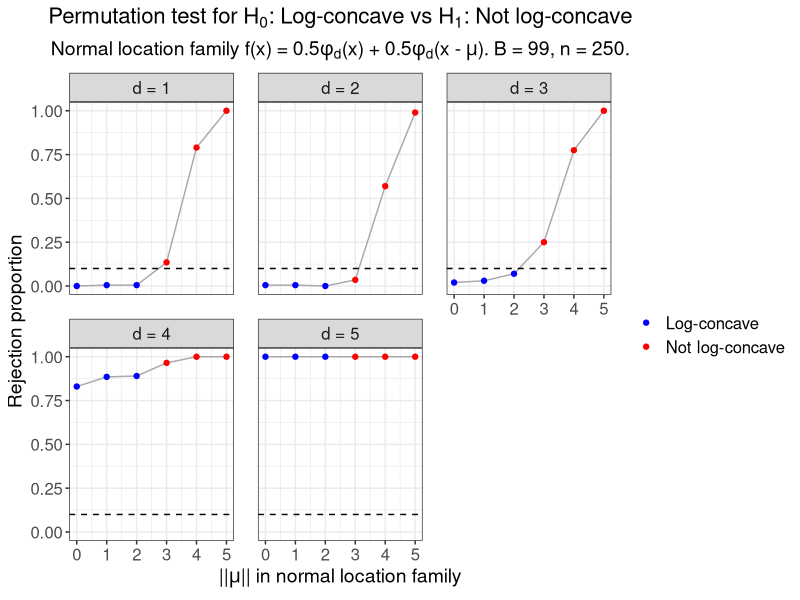

Source code (R):
# Create Figure 11 in appendix.
# Plot results from Cule et al. (2010) permutation test of
# H_0: log-concave versus H_1: not log-concave.
# Use two-component normal location model.

suppressMessages(library(data.table))
suppressMessages(library(tidyverse))
suppressMessages(library(gtable))
suppressMessages(library(cowplot))

# Create theme
paper_theme <- theme_bw() +
  theme(plot.title = element_text(hjust = 0.5, size = 16),
        plot.subtitle = element_text(hjust = 0.5, size = 14),
        legend.title = element_text(size = 14),
        axis.title = element_text(size = 14),
        legend.text = element_text(size = 12),
        axis.text = element_text(size = 12),
        strip.text = element_text(size = 12),
        panel.spacing = unit(1.2, "lines"))

# Function to position legend into wasted space.
# Source: https://stackoverflow.com/questions/54438495/shift-legend-into-empty-facets-of-a-faceted-plot-in-ggplot2
shift_legend <- function(p){
  
  # check if p is a valid object
  if(!"gtable" %in% class(p)){
    if("ggplot" %in% class(p)){
      gp <- ggplotGrob(p) # convert to grob
    } else {
      message("This is neither a ggplot object nor a grob generated from ggplotGrob. Returning original plot.")
      return(p)
    }
  } else {
    gp <- p
  }
  
  # check for unfilled facet panels
  facet.panels <- grep("^panel", gp[["layout"]][["name"]])
  empty.facet.panels <- sapply(facet.panels, function(i) "zeroGrob" %in% class(gp[["grobs"]][[i]]))
  empty.facet.panels <- facet.panels[empty.facet.panels]
  if(length(empty.facet.panels) == 0){
    message("There are no unfilled facet panels to shift legend into. Returning original plot.")
    return(p)
  }
  
  # establish extent of unfilled facet panels (including any axis cells in between)
  empty.facet.panels <- gp[["layout"]][empty.facet.panels, ]
  empty.facet.panels <- list(min(empty.facet.panels[["t"]]), min(empty.facet.panels[["l"]]),
                             max(empty.facet.panels[["b"]]), max(empty.facet.panels[["r"]]))
  names(empty.facet.panels) <- c("t", "l", "b", "r")
  
  # extract legend & copy over to location of unfilled facet panels
  guide.grob <- which(gp[["layout"]][["name"]] == "guide-box")
  if(length(guide.grob) == 0){
    message("There is no legend present. Returning original plot.")
    return(p)
  }
  gp <- gtable_add_grob(x = gp,
                        grobs = gp[["grobs"]][[guide.grob]],
                        t = empty.facet.panels[["t"]],
                        l = empty.facet.panels[["l"]],
                        b = empty.facet.panels[["b"]],
                        r = empty.facet.panels[["r"]],
                        name = "new-guide-box")
  
  # squash the original guide box's row / column (whichever applicable)
  # & empty its cell
  guide.grob <- gp[["layout"]][guide.grob, ]
  if(guide.grob[["l"]] == guide.grob[["r"]]){
    gp <- gtable_squash_cols(gp, cols = guide.grob[["l"]])
  }
  if(guide.grob[["t"]] == guide.grob[["b"]]){
    gp <- gtable_squash_rows(gp, rows = guide.grob[["t"]])
  }
  gp <- gtable_remove_grobs(gp, "guide-box")
  
  return(gp)
}

# Read in data
results <- fread("sim_data/fig11_perm_test.csv")

# Get rejection proportion at each (d, mu_norm) combination
reject_df <- results %>% 
  filter(equal_space_mu == 0) %>% 
  group_by(n_obs, d, mu_norm, B) %>% 
  dplyr::summarise(reject_prop = mean(reject),
                   sim_count = n())

# Check parameters
stopifnot(unique(results$equal_space_mu) == 0,
          unique(results$B) == 99,
          unique(results$n_obs) == 250,
          sort(unique(results$mu_norm)) == 0:5,
          unique(reject_df$sim_count) == 200)

# Plot rejection proportions at B = 99 shuffles, n = 250.
perm_test_reject_n250 <- reject_df %>% 
  mutate(d = factor(d, levels = 1:5, 
                    labels = c("d = 1", "d = 2", "d = 3", "d = 4", "d = 5")),
         log_concave = 
           factor(mu_norm, levels = 0:5, 
                  labels = c("Log-concave", "Log-concave", "Log-concave", 
                             "Not log-concave", "Not log-concave", 
                             "Not log-concave"))) %>% 
  ggplot(aes(x = mu_norm, y = reject_prop, col = log_concave)) +
  facet_wrap(. ~ d) +
  geom_line(color = "darkgrey") +
  geom_point() +
  geom_hline(yintercept = 0.10, lty = "dashed") +
  labs(x = expression("||"*mu*"|| in normal location family"), 
       y = "Rejection proportion",
       col = "",
       title = expression("Permutation test for H"[0]*
                            ": Log-concave vs H"[1]*": Not log-concave"),
       subtitle = expression("Normal location family f(x) = 0.5"*phi[d]*"(x)"~
                               "+ 0.5"*phi[d]*"(x -"~mu*"). B = 99, n = 250.")) +
  scale_color_manual(values = c("blue", "red")) +
  paper_theme

#####################
##### Save plot #####
#####################

ggsave(plot = shift_legend(perm_test_reject_n250),
       filename = "sim_plots/figure_11.pdf",
       width = 8, height = 5)
